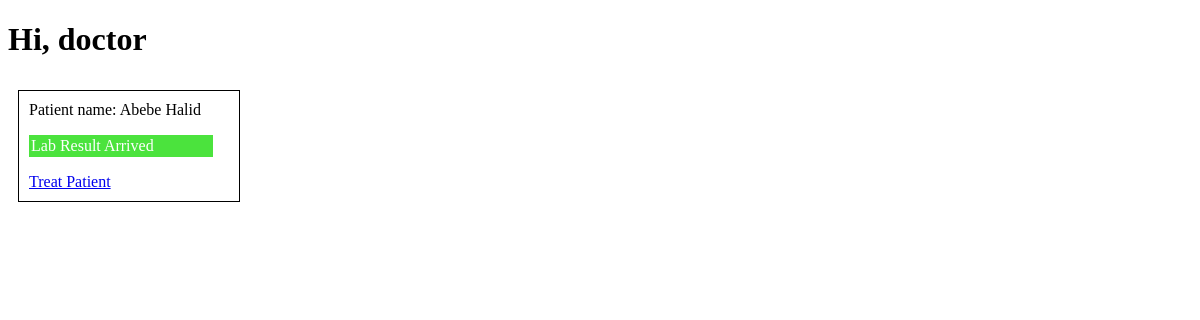
The page /doctor/ on the database as committed earlier.
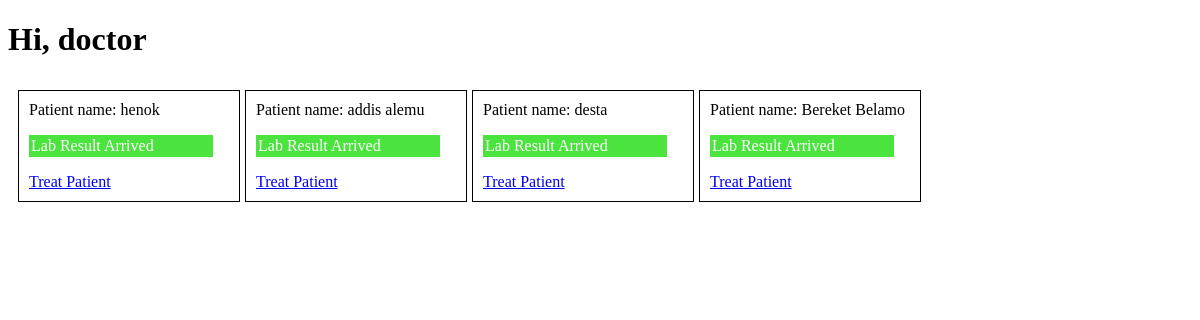
The same page on the database as committed later.
### App/models.py (models this page shows, shortened)
class Visit(models.Model):
    status_choice = [
        ('waiting' ,'Waiting'),
        ('nurse' , 'With Nurse'),
        ('doctor' , 'With Doctor'),
        ('lab' , 'Lab'),
        ('completed' , 'Completed'),
        ('incomplete' , 'InComplete')
    ]
    patient = models.ForeignKey(Patient, on_delete=models.CASCADE)
    status = models.CharField(choices=status_choice, default='waiting')
    visit_date = models.DateTimeField(auto_now_add=True)

class Patient(models.Model):
    name = models.CharField(max_length=100)
    date_of_birth = models.DateField()
    Sex_choice = [
        ('M', 'Male'),
        ('F', "Female")
    ]
    sex = models.CharField(choices=Sex_choice)
    allergy = models.CharField()
    zone = models.CharField(max_length=50)
    city = models.CharField(max_length=50)
    phone = models.CharField(max_length=20)
    emergency_contact = models.CharField(max_length=20)
    date_registered = models.DateTimeField(auto_now_add=True)

### App/views.py (the view)
# urls.py: path('doctor/', views.doctorVisits, name = 'doctorVisits'),
def doctorVisits(request):
    visits = Visit.objects.filter(status='doctor').select_related('patient').order_by('visit_date')
    labresult = LabResult.objects.filter(status='arrived')
    for visit in visits:
        visit.has_arrived_result = labresult.filter(lab_request__visit=visit).exists()
    context = {'visits': visits,}
    return render(request, 'doctor/onvisit.html', context)

### App/templates/doctor/onvisit.html (shortened to what this page needs)
<!DOCTYPE html>
<html lang="en">
<head>
</head>
<body>
    <h1>Hi, doctor</h1>
<div class="contanier" style = "display:flex; gap:5px; wrap:wrap; padding:10px;">
{% for visit in visits %}
<div class="form-group"style="border:1px solid black; width:200px; padding:10px;">
    <label>Patient name: {{ visit.patient.name }}</label>
    <br>
    {% if visit.has_arrived_result %}
        <p style="
            background-color:#4BE33D;
            padding:2px;
            color:white;
            width:180px;
        ">
            Lab Result Arrived
        </p>
    {% endif %}
    <a href="{% url 'treatPatient' visit.id %}">Treat Patient</a>
</div>
{% endfor %}
</div>
</body>
</html>

Rows that differ between the two databases and show on the page:
changed Visit: patient.name "Abebe Halid" → "henok"
added Visit: patient.name "addis alemu", shows "Lab Result Arrived"
added Visit: patient.name "desta", shows "Lab Result Arrived"
added Visit: patient.name "Bereket Belamo", shows "Lab Result Arrived"
